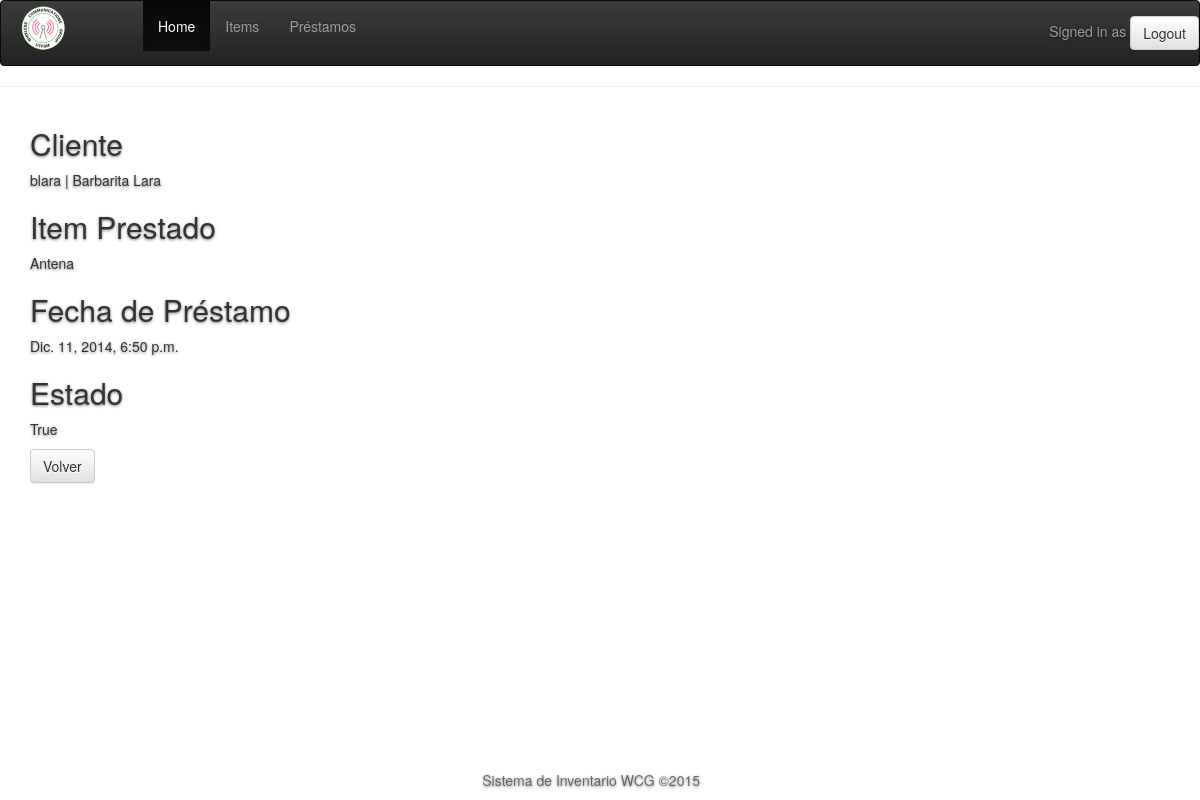
The page /loan/15/ on the database its author committed.
### inventory/models.py (models this page shows, shortened)
class Loan(models.Model):
	client = models.ForeignKey(Client)
	item = models.ForeignKey(Item)
	loan_date = models.DateTimeField()
	return_date = models.DateTimeField(blank=True, null=True)
	is_active = models.BooleanField(default=True)

class Client(models.Model):
	user = models.OneToOneField(User)
	rut = models.CharField(max_length=15)
	loans = models.ManyToManyField(Item, through='Loan', blank=True)
	def __unicode__(self):
		return u"{0} | {1} {2}".format(self.user, self.user.first_name, self.user.last_name)

class Item(models.Model):
	ITEM_TYPE_CHOICES = (
		('Item', 'Item'),
		('Instrument', 'Instrument'),
		('Material', 'Material'),
		('Tool', 'Tool')
	)
	location = models.ForeignKey(Location)
	sublocation = models.ForeignKey(SubLocation, null=True)
	name = models.CharField(max_length=100)
	description = models.CharField(max_length=100)
	purchase_date = models.DateField()
	stock = models.IntegerField(default=1)
	item_type = models.CharField(max_length=10, choices=ITEM_TYPE_CHOICES, default='Item')
	photo = models.ImageField(upload_to="item_photo/", default="item_photo/no_photo.jpg")
	def __unicode__(self):
		return u"{0}".format(self.name)

### inventory/views/loans.py (the view)
# urls.py: url(r'^loan/(?P<id_loan>[0-9]+)/$'          ,'inventory.views.loans.loan', name='loan_details'),
def loan(request, id_loan):
	loan = get_object_or_404(Loan, pk=id_loan)
	return render_to_response('loan.html',{'loan':loan,}, context_instance=RequestContext(request))

### inventory/templates/loan.html (shortened to what this page needs)
{% extends 'base.html' %}
{% block contenido %}
<div class=container>
    <div><h2>Cliente</h2><p>{{loan.client}}</p>
    </div>
    <div><h2>Item Prestado</h2> <p>{{loan.item}}</p>
    </div>
    <div><h2>Fecha de Préstamo</h2><p>{{loan.loan_date}}</p>
    </div>
    <div><h2>Estado</h2><p>{{loan.is_active}}</p>
    </div>
    <input id="backbutton" class="btn btn-default" type="button" value="Volver"/>
</div>
{% endblock %}

### inventory/static/css/base.css (style rules this page uses)
.btn-default, .btn-default:hover, .btn-default:focus { color: #333; text-shadow: none; background-color: #fff; border: 1px solid #fff; }
html,body { height: 100%; }
body { color: #000; text-align: left; text-shadow: 0 1px 3px rgba(0,0,0,.5); }

### rows shown on the page
Loan: client "blara | Barbarita Lara", item "Antena", loan_date "Dic. 11, 2014, 6:50 p.m.", is_active "True"
